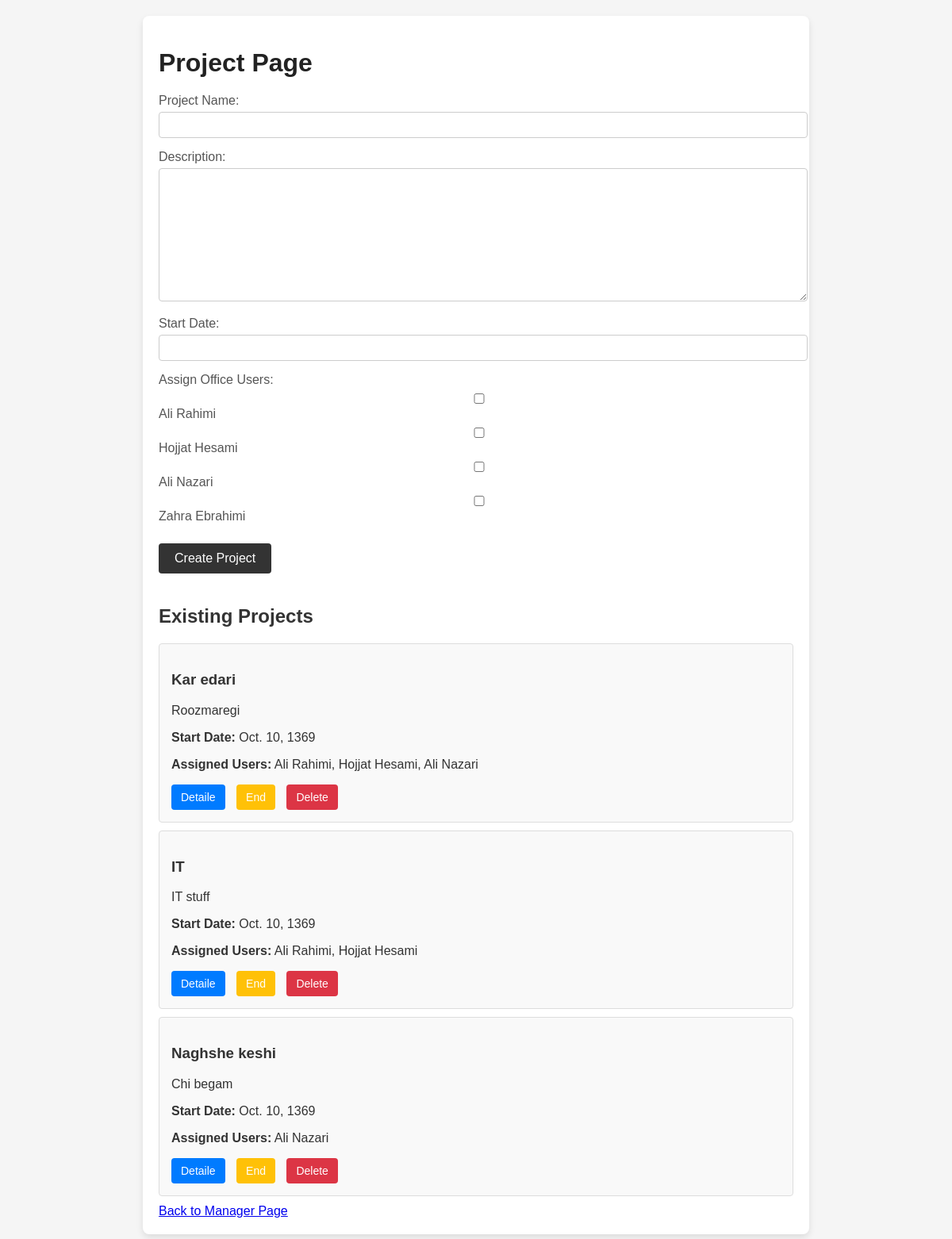
/projects/ (signed in), run on the app's committed database.
### daftarMain/models.py (models this page shows, shortened)
class Project(models.Model):
    name = models.CharField(max_length=100)
    description = models.TextField(null=True, blank=True)
    start_date = models.DateField()
    end_date = models.DateField(null=True, blank=True)
    assigned_users = models.ManyToManyField(OfficeUser, related_name='projects')

class OfficeUser(models.Model):
    user = models.OneToOneField(User, on_delete=models.CASCADE, null=True, blank=True) # remove null, blank = true
    first_name = models.CharField(max_length=30)
    last_name = models.CharField(max_length=30)
    phone = models.CharField(max_length=15, unique=True)
    home_phone = models.CharField(max_length=15, unique=True, null=True, blank=True)
    birth_date = models.DateField(null=True, blank=True)
    code_meli = models.CharField(max_length=10)
    office_admin = models.ForeignKey(OfficeManager, on_delete=models.CASCADE, null=True, blank=True) # remove null, blank = true
    staff_number = models.CharField(max_length=20, unique=True, null=True, blank=True)
    staff_pic = models.ImageField(upload_to='staff_pics/', null=True, blank=True)
    address = models.TextField(null=True, blank=True)
    have_bime = models.BooleanField(default=False)
    def __str__(self):
        return f"{self.first_name} {self.last_name}"

### daftarMain/views.py (the view)
# urls.py: path('projects/', views.project_page, name='project_page'),
@login_required
def project_page(request):
    if request.method == 'POST':
        form = ProjectForm(request.POST)
        if form.is_valid():
            project = form.save(commit=False)  # Save the form data without committing to the DB
            project.save()  # Now commit to the DB
            form.save_m2m()  # Save many-to-many relationships, required for assigned_users
            messages.success(request, 'Project created successfully!')  # Add success message
            return redirect('project_page')
    else:
        form = ProjectForm()
    projects = Project.objects.all()
    context = {
        'form': form,
        'projects': projects,
    }
    return render(request, 'project_page.html', context)

### daftarMain/forms.py
class ProjectForm(forms.ModelForm):
    assigned_users = forms.ModelMultipleChoiceField(
        queryset=OfficeUser.objects.all(),
        widget=forms.CheckboxSelectMultiple,
        required=True,
        label="Assign Office Users"
    )
    class Meta:
        model = Project
        fields = ['name', 'description', 'start_date', 'end_date', 'assigned_users']

### daftarMain/templates/project_page.html (shortened to what this page needs)
<!DOCTYPE html>
<html lang="en">
<head>
</head>
<body>
    <div class="container">
        <h1>Project Page</h1>
        <form method="POST">
            <div class="form-group">
                <label for="id_name">Project Name:</label>
                {{ form.name }}
            </div>
            <div class="form-group">
                <label for="id_description">Description:</label>
                {{ form.description }}
            </div>
            <div class="form-group">
                <label for="id_start_date">Start Date:</label>
                {{ form.start_date }}
            </div>
            <div class="form-group">
                <label for="id_assigned_users">Assign Office Users:</label>
                {{ form.assigned_users }}
            </div>
            <button type="submit" class="button">Create Project</button>
        </form>
        <div class="project-list">
            <h2>Existing Projects</h2>
            {% for project in projects %}
            <div class="project-item">
                <h3>{{ project.name }}</h3>
                <p>{{ project.description }}</p>
                <p><strong>Start Date:</strong> {{ project.start_date }}</p>
                <p><strong>Assigned Users:</strong>
                    {% for user in project.assigned_users.all %}
                        {{ user.first_name }} {{ user.last_name }}{% if not forloop.last %}, {% endif %}
                    {% endfor %}
                </p>
                <div class="action-buttons">
                    <button class="edit-button" onclick="window.location.href='{% url 'detail_project' project.id %}'">Detaile</button>
                    {% if not project.end_date %}
                    <button class="end-button" onclick="window.location.href='{% url 'end_project' project.id %}'">End</button>
                    {% endif %}
                    <form method="POST" action="{% url 'delete_project' project.id %}" id="delete-form-{{ project.id }}" style="display:inline;">
                        <button class="delete-button" data-form-id="delete-form-{{ project.id }}" onclick="confirmDelete(event, '{{ project.name }}')">Delete</button>
                    </form>
                </div>
            </div>
            {% endfor %}
        </div>
        <a href="{% url 'office_manager_page' %}" class="back-link">Back to Manager Page</a>
    </div>
</body>
</html>

### daftarMain/templates/project_page.html (style rules this page uses)
body { font-family: Arial, sans-serif; margin: 20px; background-color: #f5f5f5; color: #333; }
.container { background: #fff; border-radius: 8px; box-shadow: 0 4px 8px rgba(0, 0, 0, 0.1); padding: 20px; max-width: 800px; margin: auto; }
h1 { color: #222; margin-bottom: 20px; }
.form-group { margin-bottom: 15px; }
.form-group label { display: block; margin-bottom: 5px; color: #555; }
.form-group input, .form-group textarea { width: 100%; padding: 8px; border: 1px solid #ccc; border-radius: 4px; }
.button { padding: 10px 20px; margin: 10px 0; border: none; border-radius: 4px; background-color: #333; color: #fff; font-size: 16px; cursor: pointer; }
.project-list { margin-top: 30px; }
.project-item { background-color: #f9f9f9; padding: 15px; border: 1px solid #ddd; border-radius: 4px; margin-bottom: 10px; }
.action-buttons { margin-top: 10px; }
.action-buttons button { padding: 8px 12px; margin-right: 10px; border: none; border-radius: 4px; color: #fff; font-size: 14px; cursor: pointer; }
.edit-button { background-color: #007bff; }
.end-button { background-color: #ffc107; }
.delete-button { background-color: #dc3545; }

### data on the page
Project: name "Kar edari", description "Roozmaregi", start_date "Oct. 10, 1369", shows "End"
OfficeUser: first_name "Ali", last_name "Rahimi"
OfficeUser: first_name "Hojjat", last_name "Hesami"
OfficeUser: first_name "Ali", last_name "Nazari"
Project: name "IT", description "IT stuff", start_date "Oct. 10, 1369", shows "End"
Project: name "Naghshe keshi", description "Chi begam", start_date "Oct. 10, 1369", shows "End"
